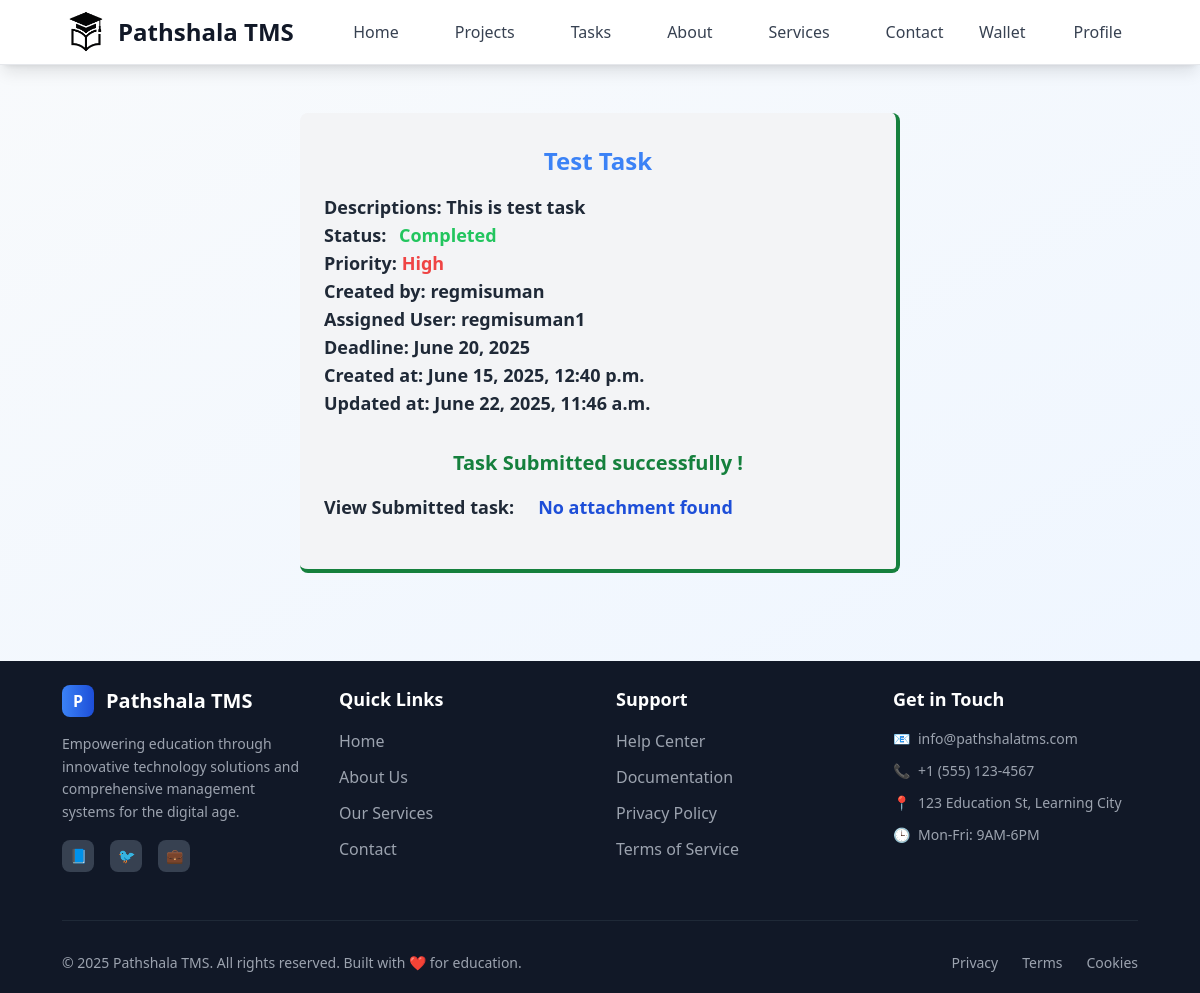
The page /employer/task/2/ (signed in) on the database its author committed.
### tasks/models.py (models this page shows)
class Task(models.Model):
    class StatusOptions(models.TextChoices):
        PENDING = "Pending", "Pending"
        IN_PROGRESS = "In Progress", "In Progress"
        COMPLETED = "Completed", "Completed"
        CANCELED = "Canceled", "Canceled"
    class TaskPriorityOptions(models.TextChoices):
        LOW = "Low", "Low"
        MEDIUM = "Medium", "Medium"
        HIGH = "High", "High"
    title = models.CharField(max_length=30)
    description = models.TextField(null=True, blank=True)
    user = models.ForeignKey(User, on_delete=models.CASCADE, related_name="tasks")
    project = models.ForeignKey(Project, on_delete=models.CASCADE)
    assigned_user = models.ForeignKey( User, on_delete=models.SET_NULL, related_name="assigned_tasks", null=True, blank=True)
    status = models.CharField(choices=StatusOptions, default=StatusOptions.PENDING, max_length=30)
    priority = models.CharField (choices=TaskPriorityOptions, default=TaskPriorityOptions.LOW, max_length=6)
    deadline = models.DateField(null=True, blank=True)
    created_at = models.DateTimeField(auto_now_add=True, editable=False)
    updated_at = models.DateTimeField(auto_now=True, editable=False)
    attachment = models.FileField(blank=True, null=True, upload_to=attachment_path)

### tasks/views.py (the view)
# urls.py: path("task/<int:id>/", taskDetails),
@login_required(login_url="/login")
def taskDetails(request, id):
    role = request.user.profile.role
    task = Task.objects.get(pk=id)
    if role == "employer":
        return render(request, "pages/employer/project/task/task_details.html", {"task": task})
    elif role == "employee":
        return render(request, "pages/employee/project/task/task_details.html", {"task": task})
    else:
        return redirect("/")

### templates/pages/employee/project/task/task_details.html (shortened to what this page needs)
{% extends 'layouts/main.html' %}
{% block content %}
<div class="py-12">
  <div id="taskDetails"
    class="w-1/2 mx-auto space-y-4 relative bg-gray-100 border-b-4 border-r-4 rounded-lg py-4 px-6
            {% if task.status == 'Canceled' %} border-red-700
          {% elif task.status == 'Completed' %} border-green-700
          {% elif task.status == 'Pending' %} border-yellow-700
          {% elif task.status == 'In Progress' %} border-blue-700
          {% else %} border-purple-700
          {% endif %}
    ">
    <div class="text-2xl font-bold text-blue-500 my-4 text-center">{{ task.title }}</div>
    <div class="text-lg font-semibold text-gray-800">
      <div>Descriptions: {{ task.description }}</div>
      <div>Status: <span class="
          {% if task.status == 'Canceled' %} text-red-500
          {% elif task.status == 'Completed' %} text-green-500
          {% elif task.status == 'Pending' %} text-yellow-500
          {% elif task.status == 'In Progress' %} text-blue-500
          {% else %} text-purple-500
          {% endif %}
          h-8 px-2 my-auto rounded-lg font-bold"> {{ task.status }} </span></div>
      <div>Priority: <span class="font-bold
                {% if task.priority == 'High' %} text-red-500
          {% elif task.priority == 'Medium' %} text-yellow-500
          {% elif task.priority == 'Low' %} text-blue-500
          {% else %} text-purple-500
          {% endif %}
        "> {{ task.priority }}</span></div>
      <div>Created by: {{ task.user }}</div>
      <div>Assigned User: {{ task.assigned_user }}</div>
      <div>Deadline: {{ task.deadline }}</div>
      <div>Created at: {{ task.created_at }}</div>
      <div>Updated at: {{ task.updated_at }}</div>
      <div class="flex flex-col mt-8 mb-4">
        {%if task.status != "Completed"%}
          <button id="submitBtn" onclick="showSubmitTask()" class="py-2 px-6 mx-auto rounded-xl bg-blue-700 hover:bg-blue-800 text-white">SUBMIT TASK</button>
        {%else%}
          <div class="font-bold text-xl text-green-700 mx-auto">
            Task Submitted successfully !
          </div>
          <div class="flex gap-6 my-4">
            <div>View Submitted task: </div>
            {%if task.attachment%}
              <a class="bg-blue-700 hover:bg-blue-800 text-white rounded-xl px-6 py-1" href="{{task.attachment.url}}" download >Download</a>
            {%else%}
            <div class="text-blue-700">
              No attachment found
            </div>
            {%endif%}
          </div>
        {%endif%}
      </div>
    </div>
  </div>
</div>
{% endblock %}

### rows shown on the page
Task: title "Test Task", description "This is test task", status "Completed", priority "High", user "regmisuman", assigned_user "regmisuman1", deadline "June 20, 2025", created_at "June 15, 2025, 12:40 p.m.", updated_at "June 22, 2025, 11:46 a.m."
